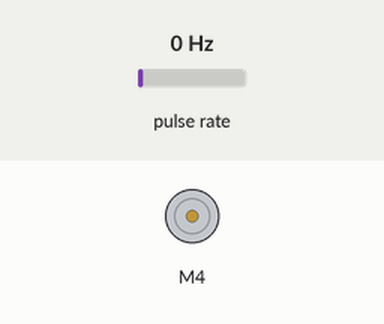
This sketch was run on a simulated Arduino Uno, built with avr-gcc and run on an emulated ATmega328P. On the bench: DC motor (green arrow = forward, orange = backward, longer = faster). Wiring (inferred from the names in the program): pulse sensor: data pin 2. Inputs (shaded band) come from the test bench; at power-on: pulse rate 0 Hz. What the sketch prints to the serial monitor is not drawn.

Above: at 10.7 s.
Timing chart, 0 to 14.6 s (numbered marks = the images above):
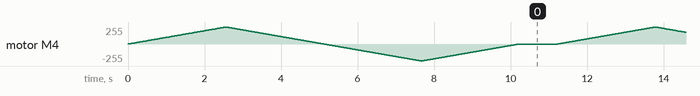

The sketch:

MotorTest.ino
```cpp
// (licence header left out)
#include <AFMotor.h>

AF_DCMotor motor(4);
int encoder_pin = 2;  // The pin the encoder is connected
unsigned int rpm;     // rpm reading
volatile byte pulses;  // number of pulses
unsigned long timeold;
// The number of pulses per revolution
// depends on your index disc!!
unsigned int pulsesperturn = 20;

 void counter()
 {
    //Update count
      pulses++;
 }

void setup() {
  Serial.begin(9600);           // set up Serial library at 9600 bps
 //encoder
    //Use statusPin to flash along with interrupts
   pinMode(encoder_pin, INPUT);

   //Interrupt 0 is digital pin 2, so that is where the IR detector is connected
   //Triggers on FALLING (change from HIGH to LOW)
   attachInterrupt(0, counter, FALLING);
   // Initialize
   pulses = 0;
   rpm = 0;
   timeold = 0;
  Serial.println("Motor test!");

  // turn on motor
  motor.setSpeed(200);

  motor.run(RELEASE);
}

void loop() {
  uint8_t i;

  //Serial.print("tick");

  motor.run(FORWARD);
  for (i=0; i<255; i++) {
    encoder();
    motor.setSpeed(i);
    delay(10);
 }

  for (i=255; i!=0; i--) {
    encoder();
    motor.setSpeed(i);
    delay(10);
 }

  //Serial.print("tock");

  motor.run(BACKWARD);
  for (i=0; i<255; i++) {
    motor.setSpeed(i);
    encoder();
    delay(10);
 }

  for (i=255; i!=0; i--) {
    //encoder();
    motor.setSpeed(i);
    encoder();
    delay(10);
 }


  //Serial.print("tech");
  motor.run(RELEASE);
  delay(1000);
  }
//encoder
void encoder(){
if (millis() - timeold >= 1000){  /*Uptade every one second, this will be equal to reading frecuency (Hz).*/

  //Don't process interrupts during calculations
   detachInterrupt(0);
   //Note that this would be 60*1000/(millis() - timeold)*pulses if the interrupt
   //happened once per revolution
   rpm = (60 * 1000 / pulsesperturn )/ (millis() - timeold)* pulses;
   timeold = millis();
   pulses = 0;

   //Write it out to serial port
   Serial.print("RPM = ");
   Serial.println(rpm,DEC);
   //Restart the interrupt processing
   attachInterrupt(0, counter, FALLING);
   }

}
```
